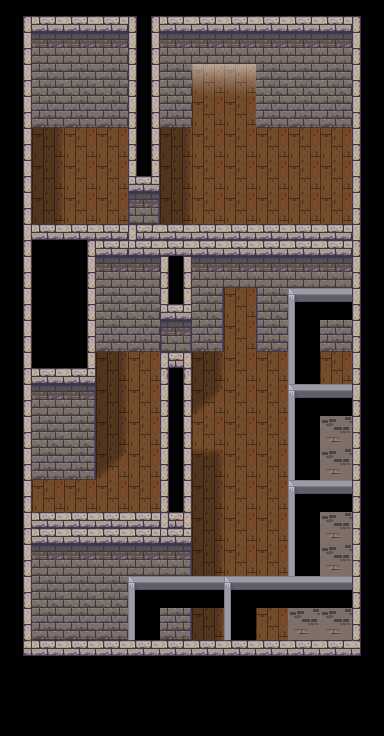

This is a level from a 2D game, rendered from its Tiled map with the project's own tilesets. A one-line summary and the complete map file follow:
An orthogonal 12x23 tile map with 32x32 px tiles, 4 tile layers (bg, bg-details, mid, foreground), 1 hidden layer not drawn, 3 tilesets and 16 objects (exit-n, ekhaas-nasaar, start).

<map version="1.11" tiledversion="1.11.2" orientation="orthogonal" renderorder="right-down" width="12" height="23" tilewidth="32" tileheight="32" infinite="0" nextlayerid="8" nextobjectid="18">
 <tileset firstgid="1" source="../Assorted_LPC/lpc-walls/walls.tsx" />
 <tileset firstgid="6145" source="../Assorted_LPC/lpc-floors/floors.tsx" />
 <tileset firstgid="8193" source="../[A]LightShadow_pipo.tsx" />
 <imagelayer id="6" name="ref" visible="0" offsetx="-160" offsety="-1600">
  <image source="../vtt-maps/District 1.webp" width="1952" height="2144" />
 </imagelayer>
 <layer id="1" name="bg" width="12" height="23">
  <data encoding="csv">
0,0,0,0,0,0,0,0,0,0,0,0,
0,0,0,0,0,0,0,0,0,0,0,0,
0,1926,1926,1926,1926,1926,7399,7399,1926,1926,1926,0,
0,1990,1990,1990,1990,1990,7399,7399,1990,1990,1990,0,
0,7399,7399,7399,7399,7399,7399,7399,7399,7399,7399,0,
0,7399,7399,7399,7399,7399,7399,7399,7399,7399,7399,0,
0,7399,7399,7399,7399,7399,7399,7399,7399,7399,7399,0,
0,7399,7399,7399,7399,7399,7399,7399,7399,7399,7399,0,
0,7399,7399,7399,7399,7399,7399,7399,7399,7399,7399,0,
0,7399,7399,7399,7399,7399,7399,7399,7399,7399,7399,0,
0,7399,7399,7399,7399,7399,7399,7399,7399,7399,7399,0,
0,7399,7399,7399,7399,7399,7399,7399,7399,7399,7399,0,
0,7399,7399,7399,7399,7399,7399,7399,7399,8159,8159,0,
0,7399,7399,7399,7399,7399,7399,7399,7399,8159,8159,0,
0,7399,7399,7399,7399,7399,7399,7399,7399,8159,8159,0,
0,7399,7399,7399,7399,7399,7399,7399,7399,8159,8159,0,
0,7399,7399,7399,7399,7399,7399,7399,7399,8159,8159,0,
0,7399,7399,7399,7399,7399,7399,7399,7399,8159,8159,0,
0,7399,7399,7399,7399,7399,7399,7399,7399,8159,8159,0,
0,7399,7399,7399,7399,7399,7399,7399,7399,8159,8159,0,
0,7399,7399,7399,7399,7399,7399,7399,7399,8159,8159,0,
0,7399,7399,7399,8159,8159,8159,8159,8159,8159,8159,0,
0,7399,7399,7399,8159,8159,8159,8159,8159,8159,8159,0
</data>
 </layer>
 <layer id="7" name="bg-details" width="12" height="23">
  <data encoding="csv">
0,0,0,0,0,0,0,0,0,0,0,0,
0,0,0,0,0,0,8250,8250,0,0,0,0,
0,0,0,0,0,0,8258,8258,0,0,0,0,
0,0,0,0,0,0,0,0,0,0,0,0,
0,8202,0,0,0,8202,0,0,0,0,0,0,
0,8202,0,0,0,8202,0,0,0,0,0,0,
0,8202,0,0,0,8202,0,0,0,0,0,0,
0,0,0,0,0,0,0,0,0,0,0,0,
0,0,0,0,0,0,0,0,0,0,0,0,
0,0,0,0,0,0,0,0,0,0,0,0,
0,0,0,0,0,0,0,0,0,0,0,0,
0,0,0,8202,0,0,8202,0,0,0,0,0,
0,0,0,8202,0,0,8211,0,0,0,0,0,
0,0,0,8202,0,0,0,0,0,0,0,0,
0,0,0,8211,0,0,8194,0,0,0,0,0,
0,0,0,0,0,0,8202,0,0,0,0,0,
0,0,0,0,0,0,8202,0,0,0,0,0,
0,0,0,0,0,0,8202,0,0,0,0,0,
0,0,0,0,0,0,8202,0,0,0,0,0,
0,0,0,0,0,0,8202,0,0,0,0,0,
0,0,0,0,0,0,0,0,0,0,0,0,
0,0,0,0,0,0,0,0,0,0,0,0,
0,0,0,0,0,0,0,0,0,0,0,0
</data>
 </layer>
 <layer id="2" name="mid" width="12" height="23">
  <properties>
   <property name="z" type="int" value="0" />
  </properties>
  <data encoding="csv">
0,0,0,0,0,0,0,0,0,0,0,0,
0,0,0,0,0,0,0,0,0,0,0,0,
0,0,0,0,0,0,0,0,0,0,0,0,
0,0,0,0,0,0,0,0,0,0,0,0,
0,0,0,0,0,0,0,0,0,0,0,0,
0,0,0,0,0,0,0,0,0,0,0,0,
0,0,0,0,0,0,0,0,0,0,0,0,
0,0,0,0,0,0,0,0,0,0,0,0,
0,0,0,0,0,0,0,0,0,0,0,0,
0,1926,1926,1926,1926,1926,1927,0,1925,1926,1926,0,
0,1990,1990,1990,1990,1990,1991,0,1989,1990,1990,0,
0,0,0,0,0,0,0,0,0,0,0,0,
0,0,0,0,0,0,0,0,0,0,0,0,
0,1926,1927,0,0,0,0,0,0,0,0,0,
0,1990,1991,0,0,0,0,0,0,0,0,0,
0,0,0,0,0,0,0,0,0,0,0,0,
0,0,0,0,0,0,0,0,0,0,0,0,
0,0,0,0,0,0,0,0,0,0,0,0,
0,1926,1926,1926,1926,1927,0,0,0,0,0,0,
0,1990,1990,1990,1990,1991,0,0,0,0,0,0,
0,0,0,0,0,0,0,0,0,0,0,0,
0,0,0,0,0,0,0,0,0,0,0,0,
0,0,0,0,0,0,0,0,0,0,0,0
</data>
 </layer>
 <layer id="3" name="foreground" width="12" height="23">
  <properties>
   <property name="z" type="int" value="3" />
  </properties>
  <data encoding="csv">
1059,1250,1250,1250,803,1250,1250,1250,1250,1250,1250,1058,
1187,1862,1862,1862,996,1862,1862,1862,1862,1862,1862,1185,
1187,0,0,0,996,0,0,0,0,0,0,1185,
1187,0,0,0,996,0,0,0,0,0,0,1185,
1187,0,0,0,996,0,0,0,0,0,0,1185,
1187,0,0,0,1060,0,0,0,0,0,0,1185,
1187,0,0,0,1864,0,0,0,0,0,0,1185,
1187,1122,675,930,929,930,930,930,930,930,930,1185,
1187,514,1187,1862,1862,996,1862,1862,1862,1862,1862,1185,
1187,514,1187,0,0,1060,0,0,0,477,478,1185,
1187,514,1187,0,0,1864,0,0,0,541,0,1185,
1187,1250,1251,0,0,932,0,0,0,541,0,1185,
1187,1862,1863,0,0,996,0,0,0,477,478,1185,
1187,0,0,0,0,996,0,0,0,541,542,1185,
1187,0,0,0,0,996,0,0,0,541,0,1185,
1187,0,0,0,0,996,0,0,0,477,478,1185,
1187,930,930,930,930,993,0,0,0,541,542,1185,
1187,1862,1862,1862,1862,1863,0,0,0,541,0,1185,
1187,0,0,0,477,478,478,477,478,478,478,1185,
1187,0,0,0,541,542,0,541,542,0,0,1185,
995,1122,1122,1122,1122,1122,1122,1122,1122,1122,1122,994,
514,514,514,514,514,514,514,514,514,514,514,514,
514,514,514,514,514,514,514,514,514,514,514,514
</data>
 </layer>
 <objectgroup id="4" name="Object Layer 1">
  <object id="1" name="exit-n" x="192" y="64" width="64" height="32">
   <properties>
    <property name="dest" value="somewhere-district-1" />
    <property name="destDir" value="u" />
    <property name="destPoint" value="to-sheriff" />
   </properties>
  </object>
  <object id="13" name="ekhaas-nasaar" x="64" y="160">
   <point />
  </object>
  <object id="14" name="start" x="224" y="128">
   <point />
  </object>
 </objectgroup>
 <objectgroup id="5" name="collisions">
  <object id="2" x="256" y="0" width="128" height="128">
   <properties>
    <property name="collision" type="bool" value="true" />
   </properties>
  </object>
  <object id="3" x="0" y="0" width="192" height="128">
   <properties>
    <property name="collision" type="bool" value="true" />
   </properties>
  </object>
  <object id="4" x="0" y="128" width="32" height="608">
   <properties>
    <property name="collision" type="bool" value="true" />
   </properties>
  </object>
  <object id="5" x="352" y="128" width="32" height="608">
   <properties>
    <property name="collision" type="bool" value="true" />
   </properties>
  </object>
  <object id="6" x="96" y="320" width="128" height="32">
   <properties>
    <property name="collision" type="bool" value="true" />
   </properties>
  </object>
  <object id="7" x="256" y="320" width="96" height="32">
   <properties>
    <property name="collision" type="bool" value="true" />
   </properties>
  </object>
  <object id="8" x="32" y="320" width="64" height="160">
   <properties>
    <property name="collision" type="bool" value="true" />
   </properties>
  </object>
  <object id="9" x="32" y="608" width="160" height="32">
   <properties>
    <property name="collision" type="bool" value="true" />
   </properties>
  </object>
  <object id="10" x="128" y="128" width="32" height="160">
   <properties>
    <property name="collision" type="bool" value="true" />
   </properties>
  </object>
  <object id="11" x="160" y="352" width="32" height="64">
   <properties>
    <property name="collision" type="bool" value="true" />
   </properties>
  </object>
  <object id="12" x="160" y="448" width="32" height="160">
   <properties>
    <property name="collision" type="bool" value="true" />
   </properties>
  </object>
  <object id="15" x="288" y="352" width="32" height="352">
   <properties>
    <property name="collision" type="bool" value="true" />
   </properties>
  </object>
  <object id="17" x="128" y="672" width="160" height="64">
   <properties>
    <property name="collision" type="bool" value="true" />
   </properties>
  </object>
 </objectgroup>
</map>
